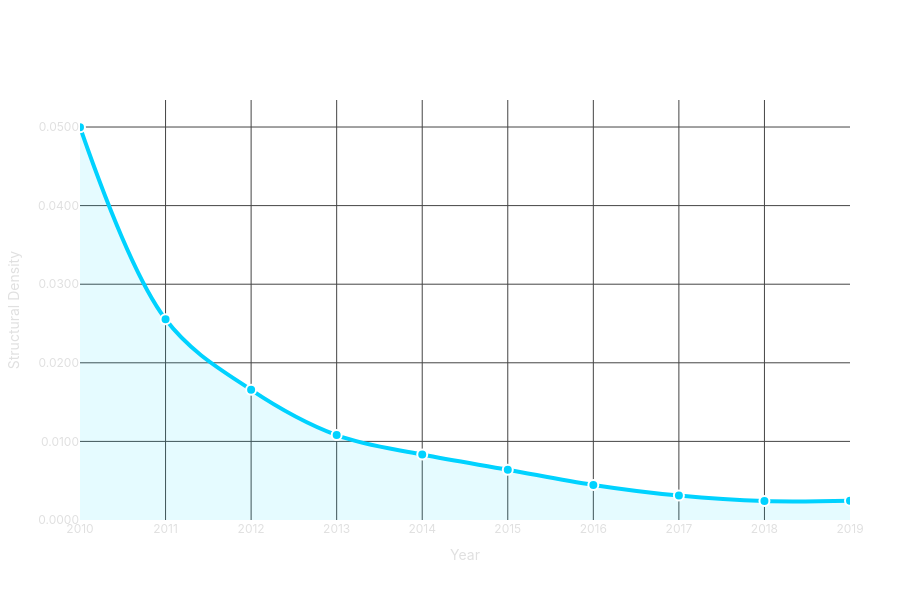

Source (notebook cell):
### Markdown cell above
###  Network Density Analysis: The Connectivity Collapse
The following script calculates the **density** of the network for each year,defined as the ratio of actual edges to possible edges within the Largest Connected Component.

**Key Observations:**
* **2010 (Small World):** The decade begins with a density of **0.05**, meaning 5% of all possible connections between communities actually existed. This indicates a highly connected "global village."
* **The Collapse:** As the network scaled, density didn't just decrease; it plummeted.
* **2019 (Silos):** By the end of the decade, density flatlined at **0.002**. This represents a staggering **~95% drop** in relative connectivity, mathematically proving the emergence of filter bubbles where distinct groups no longer interact.

### Code cell
import pickle
import os
import networkx as nx
import plotly.graph_objects as go

# --- 1. CONFIGURATION ---
DATA_DIR = "data/results"
OUTPUT_DIR = "reports/figures"
OUTPUT_FILE = os.path.join(OUTPUT_DIR, "density.html")
YEARS = list(range(2010, 2020))

# Ensure output directory exists
os.makedirs(OUTPUT_DIR, exist_ok=True)

# --- 2. DATA EXTRACTION ---
print("--- Starting Network Density Analysis ---")

years_found = []
densities = []

for year in YEARS:
    pkl_path = os.path.join(DATA_DIR, str(year), f"viz_data_{year}.pkl")
    
    if not os.path.exists(pkl_path):
        print(f"⚠️  Year {year}: File not found. Skipping.")
        continue

    try:
        with open(pkl_path, "rb") as f:
            data = pickle.load(f)
            
            # Ensure the Largest Connected Component (LCC) exists
            if 'LCC' in data:
                d = nx.density(data['LCC'])
                
                years_found.append(year)
                densities.append(float(d))
                print(f"✅ Year {year}: Density {d:.6f}")
            else:
                print(f"⚠️  Year {year}: 'LCC' graph missing in pickle.")

    except Exception as e:
        print(f"❌ Error processing year {year}: {e}")

# --- 3. CREATE PLOT WITH GRAPH_OBJECTS ---
print("--- Generating Plotly Dashboard ---")

fig = go.Figure()

# Add the main Scatter trace (Cyan Line)
fig.add_trace(go.Scatter(
    x=years_found,
    y=densities,
    mode='lines+markers',
    name='Network Density',
    
    # Cyan/Blue color to pop against the dark background
    line=dict(color='#00d2ff', width=4, shape='spline'), 
    
    marker=dict(
        size=10, 
        color='#00d2ff', 
        line=dict(color='#ffffff', width=2)
    ),
    
    fill='tozeroy',
    fillcolor='rgba(0, 210, 255, 0.1)', # Subtle glowing effect
    hovertemplate='<b>Year %{x}</b><br>Density: %{y:.6f}<extra></extra>'
))

# --- 4. LAYOUT STYLING (Dark Mode) ---
fig.update_layout(
    title=dict(
        text='Decline of Global Connectivity (2010-2019)',
        font=dict(family='Inter, Arial, sans-serif', size=24, color='#ffffff'),
        pad=dict(t=20)
    ),
    font=dict(family='Inter, Arial, sans-serif', color='#e0e0e0'),
    
    # Transparent background
    paper_bgcolor='rgba(0,0,0,0)',
    plot_bgcolor='rgba(0,0,0,0)',
    
    xaxis=dict(
        title='Year',
        gridcolor='#444444',
        zeroline=False,
        tickmode='linear',
        tickcolor='#e0e0e0'
    ),
    yaxis=dict(
        title='Structural Density',
        gridcolor='#444444',
        zeroline=False,
        tickformat='.4f',
        tickcolor='#e0e0e0'
    ),
    
    margin=dict(l=80, r=50, t=100, b=80),
    hovermode='x unified',
    showlegend=False,
    height=600 # Force height
)

# --- 5. EXPORT AND SHOW ---

# Save as HTML file (lighter version using CDN for JS)
fig.write_html(OUTPUT_FILE, include_plotlyjs='cdn', full_html=False)

print(f"🎉 Dashboard saved to: {OUTPUT_FILE}")
print("👇 Displaying interactive chart below 👇")

# Display directly in notebook
fig.show()

### Figure 1 — Plotly figure (JSON) as saved in the notebook; plotly's stock layout.template omitted (floating-point values rounded to 4 significant figures)
{"data": [{"fill": "tozeroy", "fillcolor": "rgba(0, 210, 255, 0.1)", "hovertemplate": "<b>Year %{x}</b><br>Density: %{y:.6f}<extra></extra>", "line": {"color": "#00d2ff", "shape": "spline", "width": 4}, "marker": {"color": "#00d2ff", "line": {"color": "#ffffff", "width": 2}, "size": 10}, "mode": "lines+markers", "name": "Network Density", "type": "scatter", "x": [2010, 2011, 2012, 2013, 2014, 2015, 2016, 2017, 2018, 2019], "y": [0.04997, 0.02553, 0.01657, 0.01081, 0.008324, 0.006401, 0.004465, 0.003108, 0.00241, 0.002456]}], "layout": {"font": {"color": "#e0e0e0", "family": "Inter, Arial, sans-serif"}, "height": 600, "hovermode": "x unified", "margin": {"b": 80, "l": 80, "r": 50, "t": 100}, "paper_bgcolor": "rgba(0,0,0,0)", "plot_bgcolor": "rgba(0,0,0,0)", "showlegend": false, "title": {"font": {"color": "#ffffff", "family": "Inter, Arial, sans-serif", "size": 24}, "pad": {"t": 20}, "text": "Decline of Global Connectivity (2010-2019)"}, "xaxis": {"gridcolor": "#444444", "tickcolor": "#e0e0e0", "tickmode": "linear", "title": {"text": "Year"}, "zeroline": false}, "yaxis": {"gridcolor": "#444444", "tickcolor": "#e0e0e0", "tickformat": ".4f", "title": {"text": "Structural Density"}, "zeroline": false}}}
